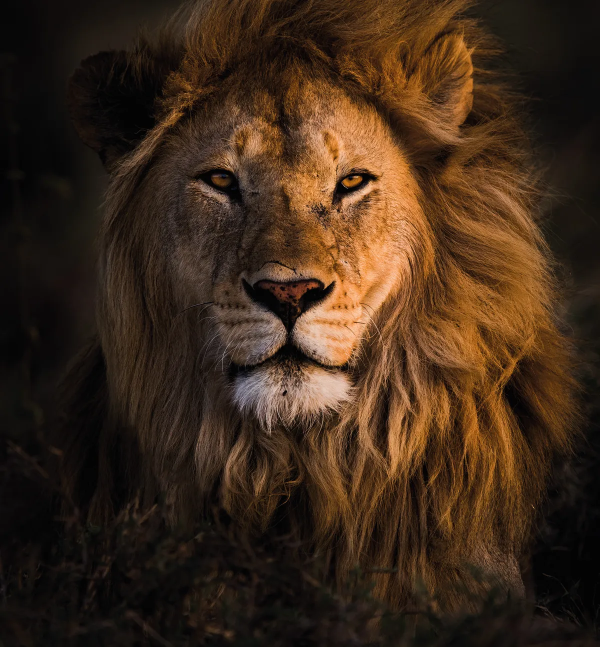
#> input picture Images/Lion/Lion.png, 1200 x 1294 px, found by its file name (shown at 1/2 size)
$ jupyter execute --allow-errors Lion_25x25.ipynb
#> lines starting #> are read from the running program, lines starting #| are printed output that depends on the picture; after the words box and inside, x2 and y2 are one past the last pixel; in counts of white or black regions, pixels touching at a corner belong together
[cell 1]
import os
import requests
from zipfile import ZipFile
from google.colab import drive
import cv2
import numpy as np
import pandas as pd
from tqdm import tqdm
import matplotlib.pyplot as plt
from PIL import Image
from concurrent.futures import ThreadPoolExecutor, as_completed
import random
import numpy as np
import time

drive.mount('/content/drive')

[cell 2]
# Define base path for your project
base_path = "/content/drive/MyDrive/CS445/Project/Data"
os.makedirs(f"{base_path}/data/preprocessed", exist_ok=True)
os.makedirs(f"{base_path}/data/target_images", exist_ok=True)

print(f"Directories created under: {base_path}")

####  Load Preprocessed Tile Data

[cell 3]
# Load preprocessed tile data
tile_data_path = f"{base_path}/data/preprocessed/tile_colors.csv"

if os.path.exists(tile_data_path):
    tile_data = pd.read_csv(tile_data_path)
    print(f"Loaded tile data with {len(tile_data)} tiles.")
else:
    print("Preprocessed tile data not found! Ensure preprocessing is complete.")

#### Load Target Image

[cell 4]
# Load target image
target_image_path = f"{base_path}/data/target_images/lion.png"

if os.path.exists(target_image_path):
    target_image = cv2.imread(target_image_path)
#> target_image is the input picture: shape (1294, 1200, 3); mean B, G, R 25.7, 42, 62
    target_image = cv2.cvtColor(target_image, cv2.COLOR_BGR2RGB)  # Convert BGR to RGB for matplotlib
    print("Target image loaded successfully.")
    plt.imshow(target_image)
    plt.axis("off")
    plt.show()
else:
    print("Target image not found!")

#### Divide Target Image into a Grid of 25x25

[cell 5]
# Define grid size
grid_size = (25, 25)  # Adjust as needed (rows, cols)

def divide_image_into_grid(image, grid_size):

#> called with grid_size = (25, 25)
    h, w, _ = image.shape
#> h = 1294; w = 1200
    tile_h, tile_w = h // grid_size[0], w // grid_size[1]
#> tile_h = 51; tile_w = 48

    grid_colors = []
    # Use grid_size directly for iteration
    for i in range(grid_size[0]):
        for j in range(grid_size[1]):
            y_start = i * tile_h
            y_end = min((i + 1) * tile_h, h)
            x_start = j * tile_w
            x_end = min((j + 1) * tile_w, w)

            cell = image[y_start:y_end, x_start:x_end]
            avg_color = np.mean(cell.reshape(-1, 3), axis=0)
            grid_colors.append(avg_color)
#> after the loop, grid_colors = 625 items, first 6: [6.61, 6.57, 6.58], [11.02, 8.78, 8.8], [16.34, 12.38, 11.35], [20.03, 16.02, 13.38], [25.6, 20.64, 16.09], [30.22, 24.85, 18.58]

    return grid_colors, (tile_h, tile_w)

# Compute grid colors
grid_colors, tile_size = divide_image_into_grid(target_image, grid_size)
#> tile_size = (51, 48)
print(f"Grid divided into {len(grid_colors)} cells.")
#| Grid divided into 625 cells.

#### Visualize the Grid

[cell 6]
# Visualize grid
def visualize_grid(image, grid_size):
#> called with grid_size = (25, 25)
    h, w, _ = image.shape
#> h = 1294; w = 1200
    tile_h, tile_w = h // grid_size[0], w // grid_size[1]
#> tile_h = 51; tile_w = 48

    for i in range(0, h, tile_h):
        cv2.line(image, (0, i), (w, i), color=(255, 255, 255), thickness=1)
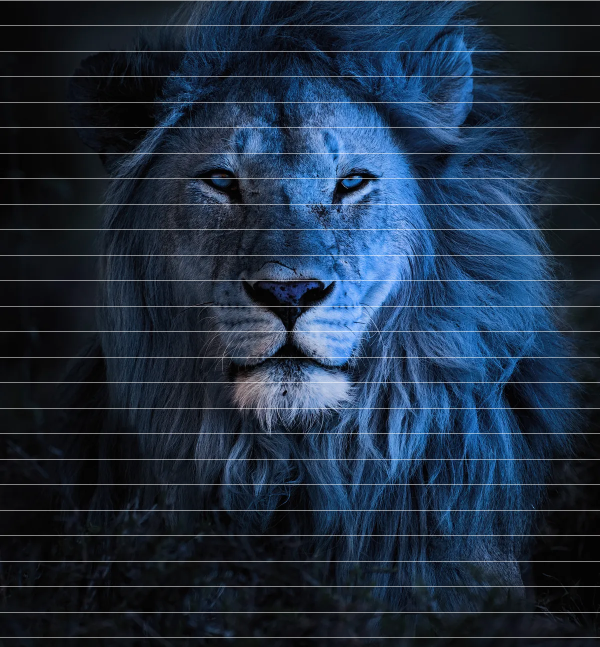
#> image: shape (1294, 1200, 3) (shown at 1/2 size); mean of channels 0, 1, 2 65.9, 46.3, 30.3; drawn as B, G, R
    for j in range(0, w, tile_w):
        cv2.line(image, (j, 0), (j, h), color=(255, 255, 255), thickness=1)
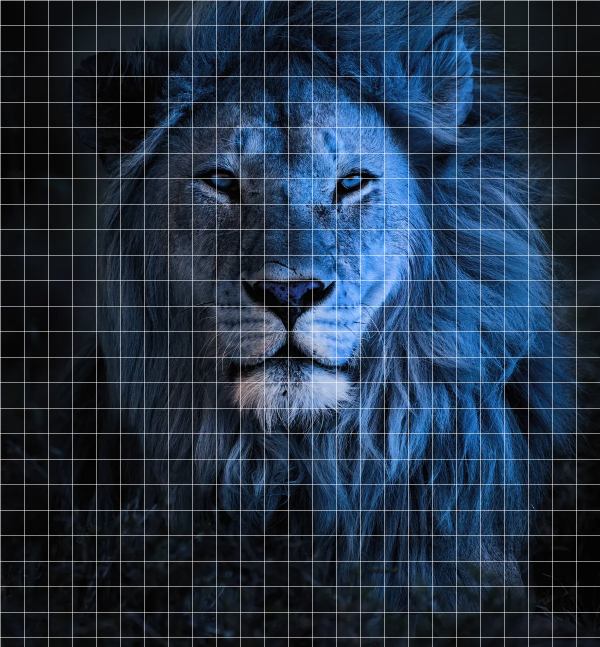
#> image: shape (1294, 1200, 3) (shown at 1/2 size); 2.04% of pixels changed, all inside (x1, y1, x2, y2) = (0, 1, 1153, 1294); drawn as B, G, R

    return image

grid_image = visualize_grid(target_image.copy(), grid_size)
plt.imshow(grid_image)
plt.axis("off")
plt.show()

#### Tile Matching Implementation

[cell 7]
# Function to find the closest matching tile using vectorized operations
# [10 lines left out: function find_closest_tiles, not called in this run]

[cell 8]
# [44 lines left out: function create_mosaic, not called in this run]

[cell 9]
start_time = time.time()
# Match tiles for all grid cells
#> (the rest of this cell did not finish here and is left out)

[cell 10]
# Generate the mosaic
tile_dir = f"{base_path}/data/tiles/train2017"
#> (the rest of this cell did not finish here and is left out)

#> (a cell that did not finish here is left out)

#### Tile Diversity Constraints

Objective:
Ensure tiles are not reused too frequently in the mosaic, avoiding redundancy and improving visual interest.

Implementation Steps:
Add a rule to restrict tile reuse:
Example: Allow a tile to be used only once per row or once every N grid cells.
Track tile usage dynamically during the matching process.

[cell 12]
# [20 lines left out: function find_closest_tile_with_constraints, not called in this run]

[cell 13]
start_time = time.time()
#> (the rest of this cell did not finish here and is left out)

[cell 14]
# Generate the mosaic
tile_dir = f"{base_path}/data/tiles/train2017"
#> (the rest of this cell did not finish here and is left out)

#> (a cell that did not finish here is left out)

#### Adaptive Tiling Based on Image Detail
Objective:
Adaptively adjust the tile sizes based on the level of detail in different regions of the target image:

Use smaller tiles in regions with high detail to preserve fine structures.
Use larger tiles in simpler regions to reduce computational load.

[cell 16]
def compute_detail_map(image, grid_size):

#> called with grid_size = (50, 50)
    gray_image = cv2.cvtColor(image, cv2.COLOR_RGB2GRAY)
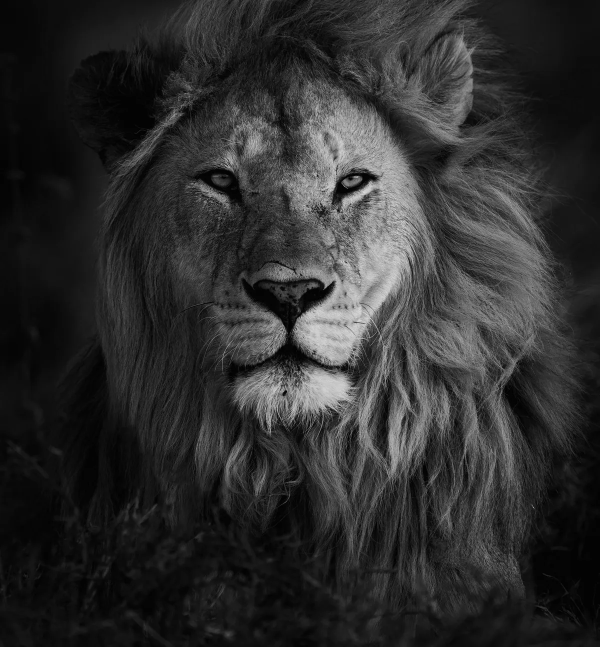
#> gray_image: shape (1294, 1200) (shown at 1/2 size); min 0, max 240, mean 46.1

    edges = cv2.Canny(gray_image, threshold1=100, threshold2=200)
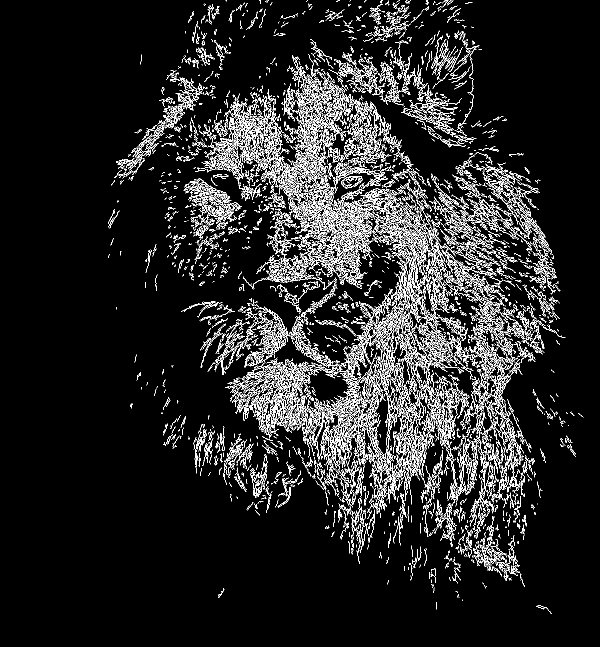
#> edges: shape (1294, 1200) (shown at 1/2 size); 8.8% white in thin lines or dots, all inside (x1, y1, x2, y2) = (216, 0, 1167, 1228)

    h, w = edges.shape
#> h = 1294; w = 1200
    tile_h, tile_w = h // grid_size[0], w // grid_size[1]
#> tile_h = 25; tile_w = 24

    detail_map = np.zeros(grid_size)

    # Compute detail score for each grid cell
    for i in range(grid_size[0]):
        for j in range(grid_size[1]):

            y_start = i * tile_h
            y_end = min((i + 1) * tile_h, h)
            x_start = j * tile_w
            x_end = min((j + 1) * tile_w, w)

            # Extract cell and compute detail score
            cell = edges[y_start:y_end, x_start:x_end]
            detail_score = np.sum(cell)  # Higher score = more edges
            detail_map[i, j] = detail_score
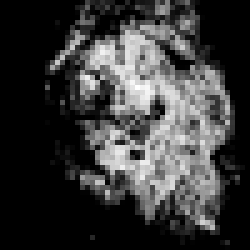
#> detail_map: shape (50, 50) float64 (shown 5 times larger); min 0, max 61965, mean 13895.1; drawn with min black and max white

    if detail_map.max() != detail_map.min():  # Prevent division by zero
        detail_map = 1 + (4 * (detail_map - detail_map.min()) / (detail_map.max() - detail_map.min()))
    else:
        detail_map.fill(1)

    print(f"Detail map shape: {detail_map.shape}")
#| Detail map shape: (50, 50)
    print(f"Detail score range: {detail_map.min():.2f} to {detail_map.max():.2f}")
#| Detail score range: 1.00 to 5.00

    return detail_map

[cell 17]
def divide_image_adaptively(image, detail_map, grid_size):

#> called with grid_size = (50, 50)
    h, w, _ = image.shape
#> h = 1294; w = 1200
    tile_h, tile_w = h // grid_size[0], w // grid_size[1]
#> tile_h = 25
    adaptive_tiles = []

    for i in range(grid_size[0]):
        for j in range(grid_size[1]):
            scale = int(detail_map[i, j])  # Scale factor for tile size
            cell_h, cell_w = tile_h // scale, tile_w // scale

            start_y, end_y = i * tile_h, min((i + 1) * tile_h, h)
            start_x, end_x = j * tile_w, min((j + 1) * tile_w, w)

            # Extract the region of the image
            grid_cell = image[start_y:end_y, start_x:end_x]
            adaptive_tiles.append((grid_cell, (start_y, end_y, start_x, end_x)))
#> after the loop, adaptive_tiles = 2500 items

    return adaptive_tiles

[cell 18]
# [16 lines left out: function create_adaptive_mosaic, not called in this run]

[cell 19]
start_time = time.time()

# Generate Adaptive Mosaic
detail_map = compute_detail_map(target_image, grid_size=(50, 50))
adaptive_tiles = divide_image_adaptively(target_image, detail_map, grid_size=(50, 50))
#> adaptive_tiles = 2500 items
#> (the rest of this cell did not finish here and is left out)

#> (a cell that did not finish here is left out)

#### Alpha Blending

[cell 21]
# [32 lines left out: functions alpha_blend_tiles, create_alpha_blended_mosaic, not called in this run]

[cell 22]
start_time = time.time()

[cell 23]
detail_map = compute_detail_map(target_image, grid_size=(50, 50))
#| Detail map shape: (50, 50)
#| Detail score range: 1.00 to 5.00

[cell 24]
adaptive_tiles = divide_image_adaptively(target_image, detail_map, grid_size=(50, 50))

[cell 25]
tile_dir = f"{base_path}/data/tiles/train2017"

#> (a cell that did not finish here is left out)

#> (a cell that did not finish here is left out)

#### Poisson Blending

[cell 28]
# [71 lines left out: functions poisson_blend_tiles, create_poisson_blended_mosaic, not called in this run]

[cell 29]
grid_size = (25,25)
start_time = time.time()
detail_map = compute_detail_map(target_image, grid_size=grid_size)
#> call 3 of compute_detail_map, with grid_size = (25, 25)
#> after the loop in compute_detail_map (call 3), `for i in range(grid_size[0]):`:
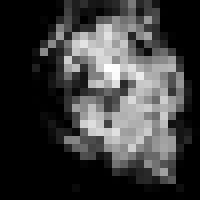
#> detail_map: shape (25, 25) float64 (shown 8 times larger); min 0, max 234855, mean 55580.2; drawn with min black and max white
#| Detail map shape: (25, 25)
#| Detail score range: 1.00 to 5.00
adaptive_tiles = divide_image_adaptively(target_image, detail_map, grid_size=grid_size)
#> adaptive_tiles = 625 items
tile_dir = f"{base_path}/data/tiles/train2017"
#> (the rest of this cell did not finish here and is left out)
